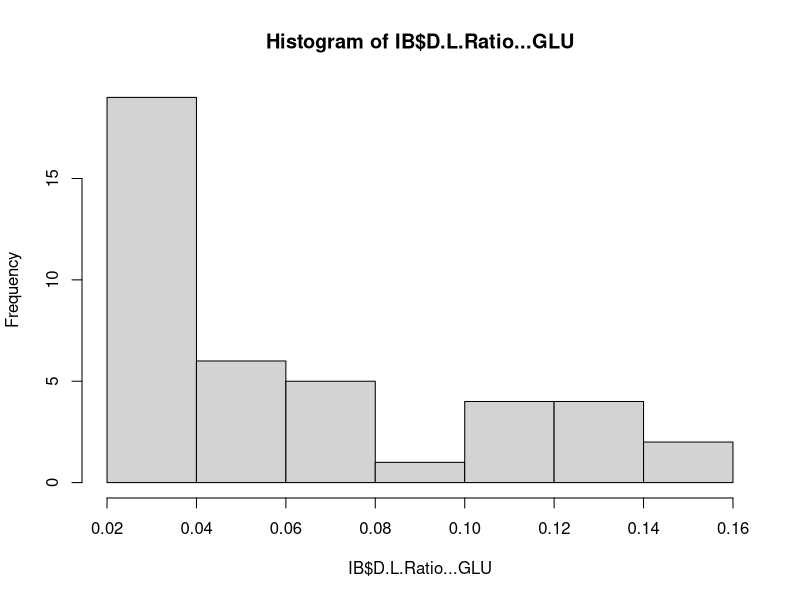
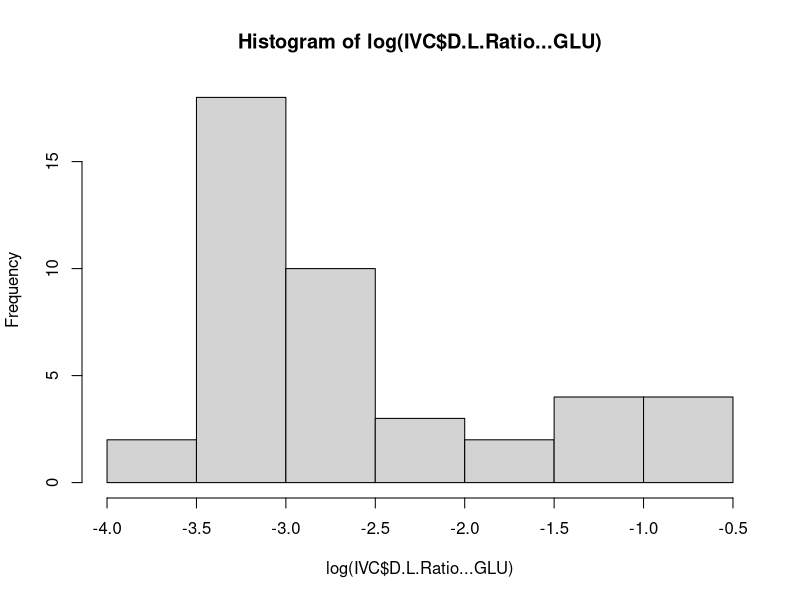
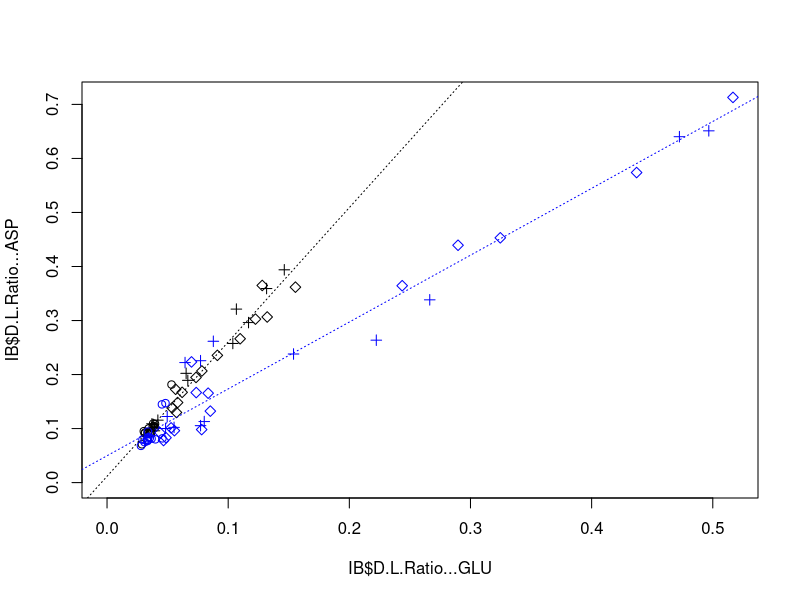
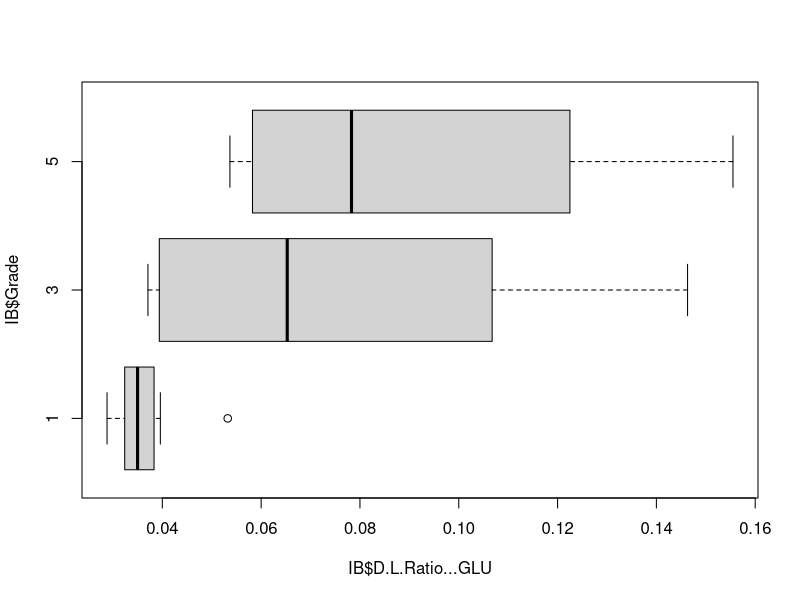
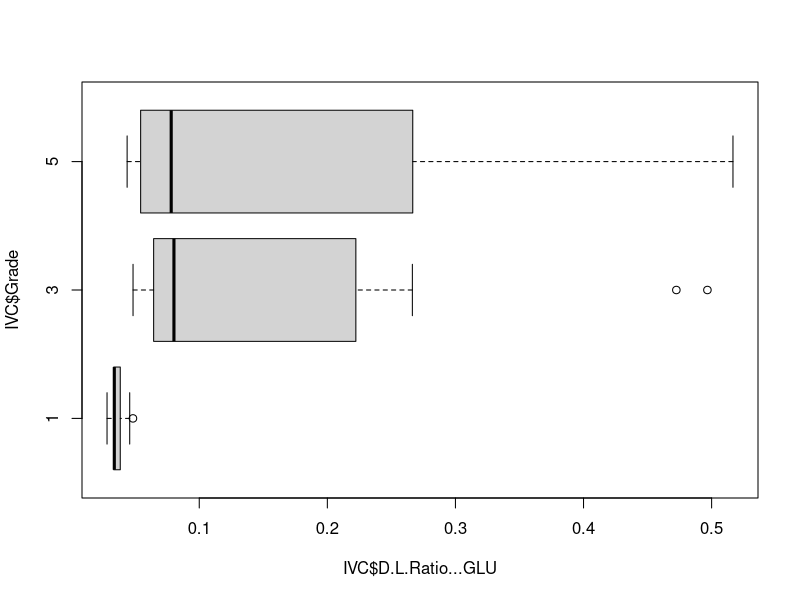

These figures' R source, in order:
### WEEK 7 Exercises

zscore = function(x){
  mew = mean(x)
  sd = sd(x)
  z = (mew-x)/sd
  z
}

#Ways to test differences

#Load a dataset

fake_core <- read.csv('data/Fake_core_plus.csv', header = TRUE, row.names = 'depth')

#or

IB <- read.csv('QPP_Week7/stationIB.csv', header = TRUE)
IVC <- read.csv('QPP_Week7/stationIVC.csv', header = TRUE)
thompson <- read.csv('QPP_Week7/thompson.csv', header = TRUE)

#Let's look at results by category for one of the sites.

hist(IB$D.L.Ratio...GLU)
hist(log(IVC$D.L.Ratio...GLU))

#Basic plots

plot(IB$D.L.Ratio...GLU, 
     IB$D.L.Ratio...ASP, 
     pch = IB$Grade, 
     xlim = c(0, max(c(IB$D.L.Ratio...GLU, IVC$D.L.Ratio...GLU))),
     ylim = c(0, max(c(IB$D.L.Ratio...ASP, IVC$D.L.Ratio...ASP))))
points(IVC$D.L.Ratio...GLU, IVC$D.L.Ratio...ASP, pch = IVC$Grade, col = "blue")

#We can ask about relationships here...

IB.line <- lm(IB$D.L.Ratio...ASP~IB$D.L.Ratio...GLU)
IVC.line <- lm(IVC$D.L.Ratio...ASP~IVC$D.L.Ratio...GLU)
abline(IB.line, lty = 3)
abline(IVC.line, lty = 3, col = "blue")

#How useful are the different grades?

boxplot(IB$D.L.Ratio...GLU~IB$Grade, horizontal = TRUE)
boxplot(IVC$D.L.Ratio...GLU~IVC$Grade, horizontal = TRUE)

#